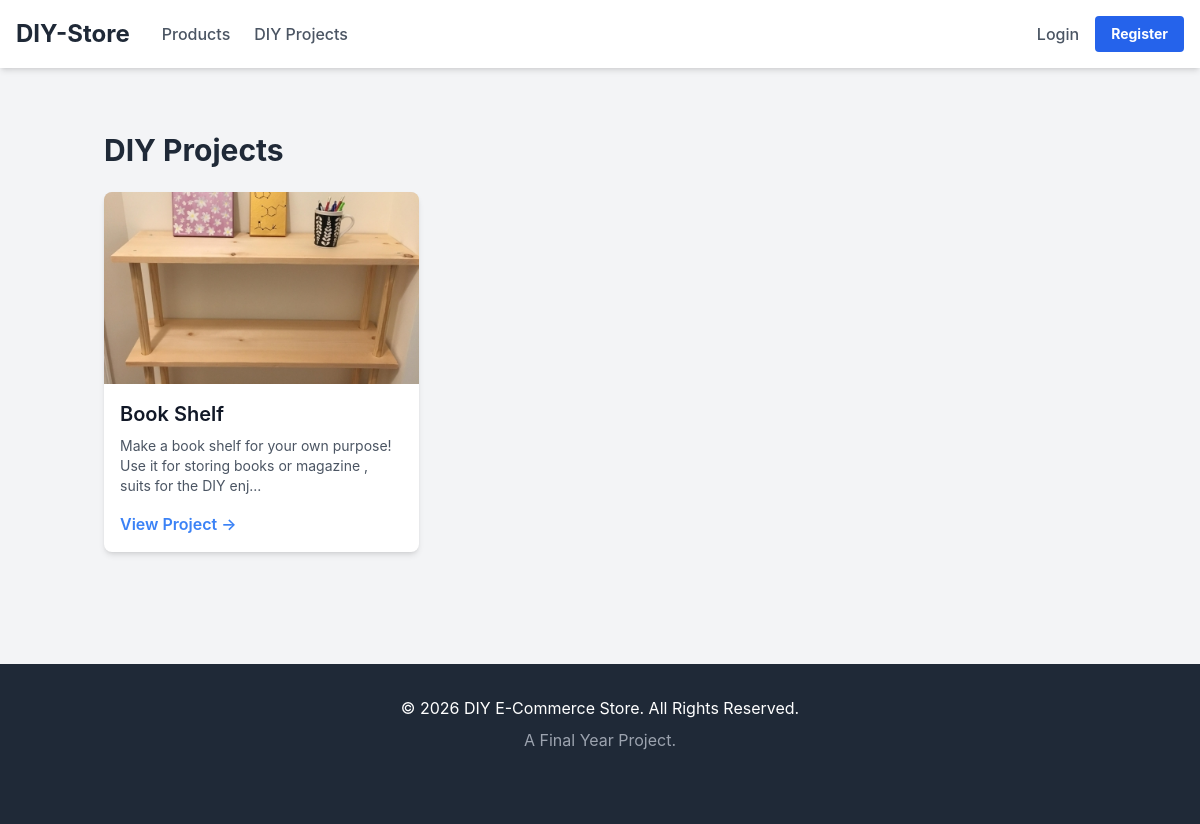
/projects.php, run on an earlier commit of the app's database.
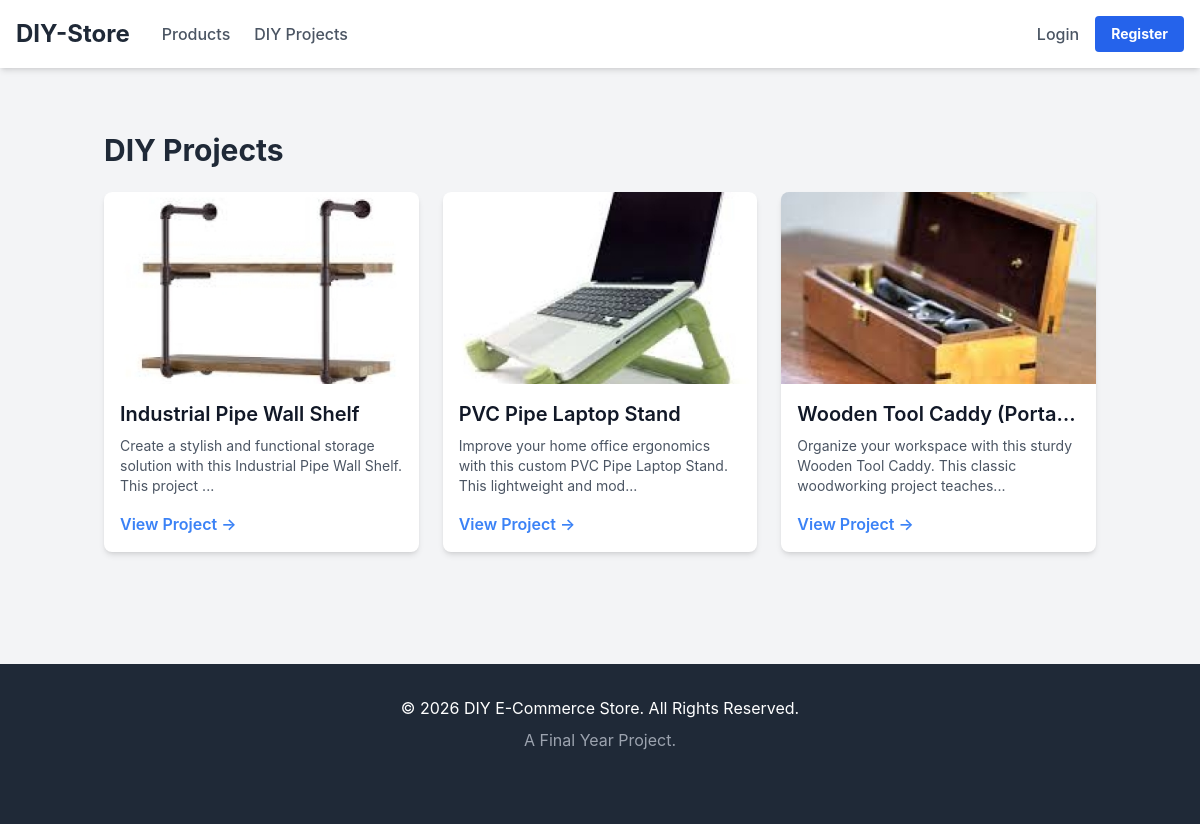
And on a later commit of the database.
### tables this page shows
CREATE TABLE `project` (
  `project_id` int(11) NOT NULL,
  `project_name` varchar(150) NOT NULL,
  `project_image` varchar(255) DEFAULT NULL,
  `description` text DEFAULT NULL
);

### _base.php (called while the page is built, shortened)
<?php
function e($value) {
    return htmlspecialchars($value ?? '', ENT_QUOTES, 'UTF-8');
}
$_user = $_SESSION['user'] ?? null;
function is_auth() {
    global $_user;
    return $_user !== null;
}
?>

### projects.php (the view, shortened to what this page needs)
<?php
require_once '_base.php';
$conn = db_connect();
$sql = "SELECT project_id, project_name, project_image, description FROM Project ORDER BY project_name ASC";
$result = $conn->query($sql);
$projects = $result->fetch_all(MYSQLI_ASSOC);
require_once '_head.php';
?>
<div class="container mx-auto px-4 py-8">
    <h1 class="text-3xl font-bold mb-6 text-gray-800">DIY Projects</h1>
    <?php if (empty($projects)): ?>
        <p class="text-center text-gray-500 mt-12 text-xl">No projects have been added yet. Check back soon!</p>
    <?php else: ?>
        <div class="grid grid-cols-1 md:grid-cols-2 lg:grid-cols-3 gap-6">
            <?php foreach ($projects as $project): ?>
                <a href="project_details.php?id=<?= e($project['project_id']) ?>"
                   class="block bg-white rounded-lg shadow-md hover:shadow-xl transition-shadow duration-300 overflow-hidden group">
                    <div class="w-full h-48 bg-gray-200">
                        <?php if (!empty($project['project_image'])): ?>
                            <img src="<?= e($project['project_image']) ?>" alt="<?= e($project['project_name']) ?>" class="w-full h-full object-cover">
                        <?php else: ?>
                            <div class="w-full h-full flex items-center justify-center text-gray-400">No Image</div>
                        <?php endif; ?>
                    </div>
                    <div class="p-4">
                        <h2 class="text-xl font-semibold text-gray-900 truncate group-hover:text-blue-600"><?= e($project['project_name']) ?></h2>
                        <p class="text-gray-600 text-sm mt-2">
                            <?php
                                $excerpt = substr($project['description'], 0, 100);
                                echo e($excerpt);
                                if (strlen($project['description']) > 100) echo '...';
                            ?>
                        </p>
                        <span class="inline-block text-blue-500 font-semibold mt-4 group-hover:underline">View Project &rarr;</span>
                    </div>
                </a>
            <?php endforeach; ?>
        </div>
    <?php endif; ?>
</div>
<?php
require_once '_foot.php';
?>

### _head.php (shortened to what this page needs)
<!DOCTYPE html>
<html lang="en">
<head>
    <script src="https://cdn.tailwindcss.com"></script>
    <link rel="stylesheet" href="/FYP/css/app.css">
</head>
<body class="bg-gray-100 font-sans">
    <nav class="bg-white shadow-md">
        <div class="container mx-auto px-4 max-w-7xl">
            <div class="flex items-center py-4 gap-8">
                <a href="/FYP/index.php" class="text-2xl font-bold text-gray-800 shrink-0">DIY-Store</a>
                <div class="hidden md:flex items-center space-x-6">
                    <a href="/FYP/products.php" class="text-gray-600 hover:text-blue-500 font-medium">Products</a>
                    <a href="/FYP/projects.php" class="text-gray-600 hover:text-blue-500 font-medium">DIY Projects</a>
                </div>
                <div class="flex items-center space-x-4 ml-auto">
                    <?php if (is_auth()): ?>
                        <span class="text-gray-700 text-sm hidden lg:inline">Welcome, <?= e($_user->username) ?>!</span>
                        <?php if (!is_admin()): ?>
                        <a href="/FYP/cart.php" class="text-gray-600 hover:text-blue-500 relative" title="Cart">
                            <svg xmlns="http://www.w3.org/2000/svg" class="h-6 w-6" fill="none" viewBox="0 0 24 24" stroke="currentColor">
                                <path stroke-linecap="round" stroke-linejoin="round" stroke-width="2" d="M3 3h2l.4 2M7 13h10l4-8H5.4M7 13L5.4 5M7 13l-2.293 2.293c-.63.63-.184 1.707.707 1.707H17m0 0a2 2 0 100 4 2 2 0 000-4zm-8 2a2 2 0 11-4 0 2 2 0 014 0z" />
                            </svg>
                        </a>
                        <a href="/FYP/order_history.php" class="text-gray-600 hover:text-blue-500 text-sm font-medium hidden sm:block">Orders</a>
                        <?php endif; ?>
                        <a href="/FYP/profile.php" class="text-gray-600 hover:text-blue-500 text-sm font-medium hidden sm:block">Profile</a>
                        <a href="/FYP/logout.php" class="bg-blue-600 hover:bg-blue-700 text-white text-sm font-bold py-2 px-4 rounded transition duration-200">Logout</a>
                    <?php else: ?>
                        <a href="/FYP/login.php" class="text-gray-600 hover:text-blue-500 font-medium">Login</a>
                        <a href="/FYP/register.php" class="bg-blue-600 hover:bg-blue-700 text-white text-sm font-bold py-2 px-4 rounded transition duration-200">Register</a>
                    <?php endif; ?>
                </div>
            </div>
        </div>
    </nav>
    <main class="container mx-auto px-4 py-8 max-w-7xl">

### _foot.php (shortened to what this page needs)
    </main>
    <footer class="bg-gray-800 text-white py-8 mt-12">
        <div class="container mx-auto px-6 text-center">
            <p>&copy; <?php echo date("Y"); ?> DIY E-Commerce Store. All Rights Reserved.</p>
            <p class="text-gray-400 mt-2">A Final Year Project.</p>
            <div class="mt-4">
            </div>
        </div>
    </footer>
</body>
</html>

What changed in the data, as far as the page shows it:
removed project: project_image (picture), project_name "Book Shelf", description "Make a book shelf for your own purpose! Use it for storing books or magazine , suits for the DIY enj"
added project: project_image (picture), project_name "Industrial Pipe Wall Shelf", description "Create a stylish and functional storage solution with this Industrial Pipe Wall Shelf. This project"
added project: project_image (picture), project_name "PVC Pipe Laptop Stand", description "Improve your home office ergonomics with this custom PVC Pipe Laptop Stand. This lightweight and mod"
added project: project_image (picture), project_name "Wooden Tool Caddy (Porta…", description "Organize your workspace with this sturdy Wooden Tool Caddy. This classic woodworking project teaches"
